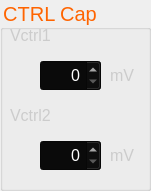
    <widget class="QGroupBox" name="groupBoxCtrl">
     <property name="geometry">
      <rect>
       <x>1069</x>
       <y>380</y>
       <width>151</width>
       <height>191</height>
      </rect>
     </property>
     <property name="font">
      <font>
       <pointsize>15</pointsize>
      </font>
     </property>
     <property name="styleSheet">
      <string notr="true">color: rgb(255, 100, 0);
background-color: rgba(0, 0, 0xff);</string>
     </property>
     <property name="title">
      <string>CTRL Cap</string>
     </property>
     <widget class="QSpinBox" name="spnCtrl1">
      <property name="geometry">
       <rect>
        <x>40</x>
        <y>60</y>
        <width>61</width>
        <height>31</height>
       </rect>
      </property>
      <property name="font">
       <font>
        <pointsize>12</pointsize>
       </font>
      </property>
      <property name="styleSheet">
       <string notr="true">background-color: rgb(10, 10, 10);
color: rgb(255, 255, 255);</string>
      </property>
      <property name="alignment">
       <set>Qt::AlignRight|Qt::AlignTrailing|Qt::AlignVCenter</set>
      </property>
      <property name="buttonSymbols">
       <enum>QAbstractSpinBox::UpDownArrows</enum>
      </property>
      <property name="maximum">
       <number>5000</number>
      </property>
      <property name="singleStep">
       <number>100</number>
      </property>
      <property name="value">
       <number>0</number>
      </property>
     </widget>
     <widget class="QSpinBox" name="spnCtrl2">
      <property name="geometry">
       <rect>
        <x>40</x>
        <y>140</y>
        <width>61</width>
        <height>31</height>
       </rect>
      </property>
      <property name="font">
       <font>
        <pointsize>12</pointsize>
       </font>
      </property>
      <property name="styleSheet">
       <string notr="true">background-color: rgb(10, 10, 10);
color: rgb(255, 255, 255);</string>
      </property>
      <property name="alignment">
       <set>Qt::AlignRight|Qt::AlignTrailing|Qt::AlignVCenter</set>
      </property>
      <property name="buttonSymbols">
       <enum>QAbstractSpinBox::UpDownArrows</enum>
      </property>
      <property name="maximum">
       <number>5000</number>
      </property>
      <property name="singleStep">
       <number>100</number>
      </property>
      <property name="value">
       <number>0</number>
      </property>
     </widget>
     <widget class="QLabel" name="lblDigPotiCustomer_29">
      <property name="geometry">
       <rect>
        <x>110</x>
        <y>60</y>
        <width>31</width>
        <height>31</height>
       </rect>
      </property>
      <property name="font">
       <font>
        <pointsize>12</pointsize>
       </font>
      </property>
      <property name="styleSheet">
       <string notr="true">color: rgb(204, 204, 204);</string>
      </property>
      <property name="text">
       <string>mV</string>
      </property>
      <property name="alignment">
       <set>Qt::AlignLeading|Qt::AlignLeft|Qt::AlignVCenter</set>
      </property>
     </widget>
     <widget class="QLabel" name="lblDigPotiCustomer_30">
      <property name="geometry">
       <rect>
        <x>110</x>
        <y>140</y>
        <width>31</width>
        <height>31</height>
       </rect>
      </property>
      <property name="font">
       <font>
        <pointsize>12</pointsize>
       </font>
      </property>
      <property name="styleSheet">
       <string notr="true">color: rgb(204, 204, 204);</string>
      </property>
      <property name="text">
       <string>mV</string>
      </property>
      <property name="alignment">
       <set>Qt::AlignLeading|Qt::AlignLeft|Qt::AlignVCenter</set>
      </property>
     </widget>
     <widget class="QLabel" name="lblDigPotiCustomer_31">
      <property name="geometry">
       <rect>
        <x>10</x>
        <y>20</y>
        <width>41</width>
        <height>31</height>
       </rect>
      </property>
      <property name="font">
       <font>
        <pointsize>12</pointsize>
       </font>
      </property>
      <property name="styleSheet">
       <string notr="true">color: rgb(204, 204, 204);</string>
      </property>
      <property name="text">
       <string>Vctrl1</string>
      </property>
      <property name="alignment">
       <set>Qt::AlignLeading|Qt::AlignLeft|Qt::AlignVCenter</set>
      </property>
     </widget>
     <widget class="QLabel" name="lblDigPotiCustomer_32">
      <property name="geometry">
       <rect>
        <x>10</x>
        <y>100</y>
        <width>41</width>
        <height>31</height>
       </rect>
      </property>
      <property name="font">
       <font>
        <pointsize>12</pointsize>
       </font>
      </property>
      <property name="styleSheet">
       <string notr="true">color: rgb(204, 204, 204);</string>
      </property>
      <property name="text">
       <string>Vctrl2</string>
      </property>
      <property name="alignment">
       <set>Qt::AlignLeading|Qt::AlignLeft|Qt::AlignVCenter</set>
      </property>
     </widget>
    </widget>
